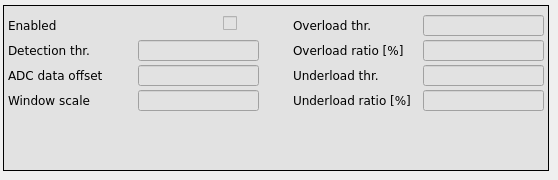
      <widget class="QWidget" name="sc_2">
       <attribute name="title">
        <string>Bunch-by-Bunch DSP</string>
       </attribute>
       <widget class="caFrame" name="caframe_7">
        <property name="geometry">
         <rect>
          <x>3</x>
          <y>5</y>
          <width>546</width>
          <height>166</height>
         </rect>
        </property>
        <property name="styleSheet">
         <string notr="true">background-color: rgb(226, 226, 226);</string>
        </property>
        <property name="frameShape">
         <enum>QFrame::Box</enum>
        </property>
        <widget class="caToggleButton" name="catogglebutton_4">
         <property name="geometry">
          <rect>
           <x>220</x>
           <y>10</y>
           <width>16</width>
           <height>16</height>
          </rect>
         </property>
         <property name="font">
          <font>
           <family>DejaVu Sans</family>
           <pointsize>9</pointsize>
          </font>
         </property>
         <property name="channel" stdset="0">
          <string notr="true">$(BPM):dsp:bbb:enable</string>
         </property>
        </widget>
        <widget class="caLed" name="caled_2">
         <property name="geometry">
          <rect>
           <x>240</x>
           <y>10</y>
           <width>16</width>
           <height>16</height>
          </rect>
         </property>
         <property name="font">
          <font>
           <family>DejaVu Sans</family>
           <pointsize>9</pointsize>
          </font>
         </property>
         <property name="scaleContents">
          <bool>true</bool>
         </property>
         <property name="channel" stdset="0">
          <string notr="true">$(BPM):dsp:bbb:enable</string>
         </property>
         <property name="falseColor">
          <color alpha="0">
           <red>255</red>
           <green>0</green>
           <blue>0</blue>
          </color>
         </property>
         <property name="trueColor">
          <color>
           <red>0</red>
           <green>255</green>
           <blue>0</blue>
          </color>
         </property>
         <property name="trueValue">
          <string>true</string>
         </property>
         <property name="falseValue">
          <string>false</string>
         </property>
        </widget>
        <widget class="caTextEntry" name="caTextEntry_2">
         <property name="geometry">
          <rect>
           <x>135</x>
           <y>60</y>
           <width>121</width>
           <height>21</height>
          </rect>
         </property>
         <property name="font">
          <font>
           <family>Monospace</family>
           <pointsize>10</pointsize>
          </font>
         </property>
         <property name="alignment">
          <set>Qt::AlignRight|Qt::AlignTrailing|Qt::AlignVCenter</set>
         </property>
         <property name="channel" stdset="0">
          <string notr="true">$(BPM):dsp:bbb:threshold:offset</string>
         </property>
         <property name="background">
          <color>
           <red>255</red>
           <green>255</green>
           <blue>255</blue>
          </color>
         </property>
         <property name="fontScaleMode">
          <enum>caLineEdit::WidthAndHeight</enum>
         </property>
        </widget>
        <widget class="caTextEntry" name="caTextEntry_3">
         <property name="geometry">
          <rect>
           <x>135</x>
           <y>35</y>
           <width>121</width>
           <height>21</height>
          </rect>
         </property>
         <property name="font">
          <font>
           <family>Monospace</family>
           <pointsize>10</pointsize>
          </font>
         </property>
         <property name="alignment">
          <set>Qt::AlignRight|Qt::AlignTrailing|Qt::AlignVCenter</set>
         </property>
         <property name="channel" stdset="0">
          <string notr="true">$(BPM):dsp:bbb:threshold:window</string>
         </property>
         <property name="background">
          <color>
           <red>255</red>
           <green>255</green>
           <blue>255</blue>
          </color>
         </property>
         <property name="fontScaleMode">
          <enum>caLineEdit::WidthAndHeight</enum>
         </property>
        </widget>
        <widget class="QLabel" name="label_44">
         <property name="geometry">
          <rect>
           <x>5</x>
           <y>35</y>
           <width>121</width>
           <height>20</height>
          </rect>
         </property>
         <property name="font">
          <font>
           <family>DejaVu Sans</family>
          </font>
         </property>
         <property name="text">
          <string>Detection thr.</string>
         </property>
        </widget>
        <widget class="QLabel" name="label_45">
         <property name="geometry">
          <rect>
           <x>5</x>
           <y>60</y>
           <width>115</width>
           <height>20</height>
          </rect>
         </property>
         <property name="font">
          <font>
           <family>DejaVu Sans</family>
          </font>
         </property>
         <property name="text">
          <string>ADC data offset</string>
         </property>
        </widget>
        <widget class="caTextEntry" name="caTextEntry">
         <property name="geometry">
          <rect>
           <x>135</x>
           <y>85</y>
           <width>121</width>
           <height>21</height>
          </rect>
         </property>
         <property name="font">
          <font>
           <family>Monospace</family>
           <pointsize>10</pointsize>
          </font>
         </property>
         <property name="alignment">
          <set>Qt::AlignRight|Qt::AlignTrailing|Qt::AlignVCenter</set>
         </property>
         <property name="channel" stdset="0">
          <string notr="true">$(BPM):dsp:bbb:scale</string>
         </property>
         <property name="background">
          <color>
           <red>255</red>
           <green>255</green>
           <blue>255</blue>
          </color>
         </property>
         <property name="fontScaleMode">
          <enum>caLineEdit::WidthAndHeight</enum>
         </property>
        </widget>
        <widget class="QLabel" name="label_46">
         <property name="geometry">
          <rect>
           <x>5</x>
           <y>85</y>
           <width>116</width>
           <height>20</height>
          </rect>
         </property>
         <property name="font">
          <font>
           <family>DejaVu Sans</family>
          </font>
         </property>
         <property name="text">
          <string>Window scale</string>
         </property>
        </widget>
        <widget class="caTextEntry" name="caTextEntry_4">
         <property name="geometry">
          <rect>
           <x>420</x>
           <y>10</y>
           <width>121</width>
           <height>21</height>
          </rect>
         </property>
         <property name="font">
          <font>
           <family>Monospace</family>
           <pointsize>10</pointsize>
          </font>
         </property>
         <property name="alignment">
          <set>Qt::AlignRight|Qt::AlignTrailing|Qt::AlignVCenter</set>
         </property>
         <property name="channel" stdset="0">
          <string notr="true">$(BPM):dsp:bbb:threshold:overload</string>
         </property>
         <property name="background">
          <color>
           <red>255</red>
           <green>255</green>
           <blue>255</blue>
          </color>
         </property>
         <property name="fontScaleMode">
          <enum>caLineEdit::WidthAndHeight</enum>
         </property>
        </widget>
        <widget class="QLabel" name="label_47">
         <property name="geometry">
          <rect>
           <x>290</x>
           <y>10</y>
           <width>121</width>
           <height>20</height>
          </rect>
         </property>
         <property name="font">
          <font>
           <family>DejaVu Sans</family>
          </font>
         </property>
         <property name="text">
          <string>Overload thr.</string>
         </property>
        </widget>
        <widget class="caTextEntry" name="caTextEntry_5">
         <property name="geometry">
          <rect>
           <x>420</x>
           <y>35</y>
           <width>121</width>
           <height>21</height>
          </rect>
         </property>
         <property name="font">
          <font>
           <family>Monospace</family>
           <pointsize>10</pointsize>
          </font>
         </property>
         <property name="alignment">
          <set>Qt::AlignRight|Qt::AlignTrailing|Qt::AlignVCenter</set>
         </property>
         <property name="channel" stdset="0">
          <string notr="true">$(BPM):dsp:bbb:ratio:overload</string>
         </property>
         <property name="background">
          <color>
           <red>255</red>
           <green>255</green>
           <blue>255</blue>
          </color>
         </property>
         <property name="fontScaleMode">
          <enum>caLineEdit::WidthAndHeight</enum>
         </property>
        </widget>
        <widget class="QLabel" name="label_61">
         <property name="geometry">
          <rect>
           <x>290</x>
           <y>35</y>
           <width>126</width>
           <height>20</height>
          </rect>
         </property>
         <property name="font">
          <font>
           <family>DejaVu Sans</family>
          </font>
         </property>
         <property name="text">
          <string>Overload ratio [%]</string>
         </property>
        </widget>
        <widget class="QLabel" name="label_62">
         <property name="geometry">
          <rect>
           <x>290</x>
           <y>85</y>
           <width>131</width>
           <height>20</height>
          </rect>
         </property>
         <property name="font">
          <font>
           <family>DejaVu Sans</family>
          </font>
         </property>
         <property name="text">
          <string>Underload ratio [%]</string>
         </property>
        </widget>
        <widget class="QLabel" name="label_64">
         <property name="geometry">
          <rect>
           <x>290</x>
           <y>60</y>
           <width>126</width>
           <height>20</height>
          </rect>
         </property>
         <property name="font">
          <font>
           <family>DejaVu Sans</family>
          </font>
         </property>
         <property name="text">
          <string>Underload thr.</string>
         </property>
        </widget>
        <widget class="caTextEntry" name="caTextEntry_6">
         <property name="geometry">
          <rect>
           <x>420</x>
           <y>60</y>
           <width>121</width>
           <height>21</height>
          </rect>
         </property>
         <property name="font">
          <font>
           <family>Monospace</family>
           <pointsize>10</pointsize>
          </font>
         </property>
         <property name="alignment">
          <set>Qt::AlignRight|Qt::AlignTrailing|Qt::AlignVCenter</set>
         </property>
         <property name="channel" stdset="0">
          <string notr="true">$(BPM):dsp:bbb:threshold:underload</string>
         </property>
         <property name="background">
          <color>
           <red>255</red>
           <green>255</green>
           <blue>255</blue>
          </color>
         </property>
         <property name="fontScaleMode">
          <enum>caLineEdit::WidthAndHeight</enum>
         </property>
        </widget>
        <widget class="caTextEntry" name="caTextEntry_7">
         <property name="geometry">
          <rect>
           <x>420</x>
           <y>85</y>
           <width>121</width>
           <height>21</height>
          </rect>
         </property>
         <property name="font">
          <font>
           <family>Monospace</family>
           <pointsize>10</pointsize>
          </font>
         </property>
         <property name="alignment">
          <set>Qt::AlignRight|Qt::AlignTrailing|Qt::AlignVCenter</set>
         </property>
         <property name="channel" stdset="0">
          <string notr="true">$(BPM):dsp:bbb:ratio:underload</string>
         </property>
         <property name="background">
          <color>
           <red>255</red>
           <green>255</green>
           <blue>255</blue>
          </color>
         </property>
         <property name="fontScaleMode">
          <enum>caLineEdit::WidthAndHeight</enum>
         </property>
        </widget>
        <widget class="QLabel" name="label_66">
         <property name="geometry">
          <rect>
           <x>5</x>
           <y>10</y>
           <width>131</width>
           <height>20</height>
          </rect>
         </property>
         <property name="font">
          <font>
           <family>DejaVu Sans</family>
          </font>
         </property>
         <property name="text">
          <string>Enabled</string>
         </property>
        </widget>
       </widget>
      </widget>
